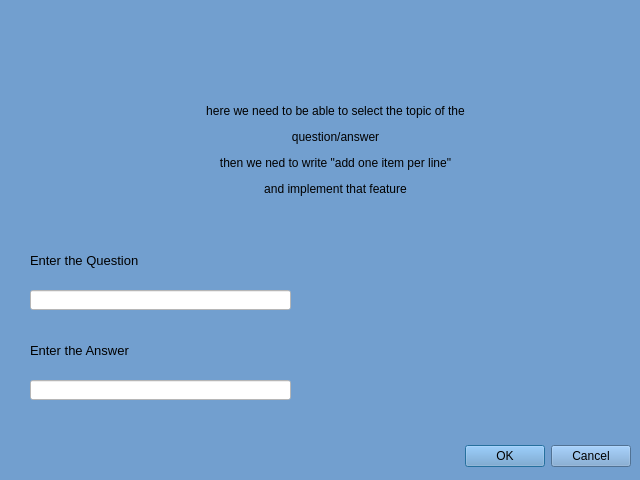
<?xml version="1.0" encoding="UTF-8"?>
<ui version="4.0">
 <class>questionDialog</class>
 <widget class="QDialog" name="questionDialog">
  <property name="geometry">
   <rect>
    <x>0</x>
    <y>0</y>
    <width>640</width>
    <height>480</height>
   </rect>
  </property>
  <property name="palette">
   <palette>
    <active>
     <colorrole role="WindowText">
      <brush brushstyle="SolidPattern">
       <color alpha="255">
        <red>0</red>
        <green>0</green>
        <blue>0</blue>
       </color>
      </brush>
     </colorrole>
     <colorrole role="Button">
      <brush brushstyle="SolidPattern">
       <color alpha="255">
        <red>114</red>
        <green>159</green>
        <blue>207</blue>
       </color>
      </brush>
     </colorrole>
     <colorrole role="Light">
      <brush brushstyle="SolidPattern">
       <color alpha="255">
        <red>196</red>
        <green>225</green>
        <blue>255</blue>
       </color>
      </brush>
     </colorrole>
     <colorrole role="Midlight">
      <brush brushstyle="SolidPattern">
       <color alpha="255">
        <red>155</red>
        <green>192</green>
        <blue>231</blue>
       </color>
      </brush>
     </colorrole>
     <colorrole role="Dark">
      <brush brushstyle="SolidPattern">
       <color alpha="255">
        <red>57</red>
        <green>79</green>
        <blue>103</blue>
       </color>
      </brush>
     </colorrole>
     <colorrole role="Mid">
      <brush brushstyle="SolidPattern">
       <color alpha="255">
        <red>76</red>
        <green>106</green>
        <blue>138</blue>
       </color>
      </brush>
     </colorrole>
     <colorrole role="Text">
      <brush brushstyle="SolidPattern">
       <color alpha="255">
        <red>0</red>
        <green>0</green>
        <blue>0</blue>
       </color>
      </brush>
     </colorrole>
     <colorrole role="BrightText">
      <brush brushstyle="SolidPattern">
       <color alpha="255">
        <red>255</red>
        <green>255</green>
        <blue>255</blue>
       </color>
      </brush>
     </colorrole>
     <colorrole role="ButtonText">
      <brush brushstyle="SolidPattern">
       <color alpha="255">
        <red>0</red>
        <green>0</green>
        <blue>0</blue>
       </color>
      </brush>
     </colorrole>
     <colorrole role="Base">
      <brush brushstyle="SolidPattern">
       <color alpha="255">
        <red>255</red>
        <green>255</green>
        <blue>255</blue>
       </color>
      </brush>
     </colorrole>
     <colorrole role="Window">
      <brush brushstyle="SolidPattern">
       <color alpha="255">
        <red>114</red>
        <green>159</green>
        <blue>207</blue>
       </color>
      </brush>
     </colorrole>
     <colorrole role="Shadow">
      <brush brushstyle="SolidPattern">
       <color alpha="255">
        <red>0</red>
        <green>0</green>
        <blue>0</blue>
       </color>
      </brush>
     </colorrole>
     <colorrole role="AlternateBase">
      <brush brushstyle="SolidPattern">
       <color alpha="255">
        <red>184</red>
        <green>207</green>
        <blue>231</blue>
       </color>
      </brush>
     </colorrole>
     <colorrole role="ToolTipBase">
      <brush brushstyle="SolidPattern">
       <color alpha="255">
        <red>255</red>
        <green>255</green>
        <blue>220</blue>
       </color>
      </brush>
     </colorrole>
     <colorrole role="ToolTipText">
      <brush brushstyle="SolidPattern">
       <color alpha="255">
        <red>0</red>
        <green>0</green>
        <blue>0</blue>
       </color>
      </brush>
     </colorrole>
     <colorrole role="PlaceholderText">
      <brush brushstyle="SolidPattern">
       <color alpha="128">
        <red>0</red>
        <green>0</green>
        <blue>0</blue>
       </color>
      </brush>
     </colorrole>
    </active>
    <inactive>
     <colorrole role="WindowText">
      <brush brushstyle="SolidPattern">
       <color alpha="255">
        <red>0</red>
        <green>0</green>
        <blue>0</blue>
       </color>
      </brush>
     </colorrole>
     <colorrole role="Button">
      <brush brushstyle="SolidPattern">
       <color alpha="255">
        <red>114</red>
        <green>159</green>
        <blue>207</blue>
       </color>
      </brush>
     </colorrole>
     <colorrole role="Light">
      <brush brushstyle="SolidPattern">
       <color alpha="255">
        <red>196</red>
        <green>225</green>
        <blue>255</blue>
       </color>
      </brush>
     </colorrole>
     <colorrole role="Midlight">
      <brush brushstyle="SolidPattern">
       <color alpha="255">
        <red>155</red>
        <green>192</green>
        <blue>231</blue>
       </color>
      </brush>
     </colorrole>
     <colorrole role="Dark">
      <brush brushstyle="SolidPattern">
       <color alpha="255">
        <red>57</red>
        <green>79</green>
        <blue>103</blue>
       </color>
      </brush>
     </colorrole>
     <colorrole role="Mid">
      <brush brushstyle="SolidPattern">
       <color alpha="255">
        <red>76</red>
        <green>106</green>
        <blue>138</blue>
       </color>
      </brush>
     </colorrole>
     <colorrole role="Text">
      <brush brushstyle="SolidPattern">
       <color alpha="255">
        <red>0</red>
        <green>0</green>
        <blue>0</blue>
       </color>
      </brush>
     </colorrole>
     <colorrole role="BrightText">
      <brush brushstyle="SolidPattern">
       <color alpha="255">
        <red>255</red>
        <green>255</green>
        <blue>255</blue>
       </color>
      </brush>
     </colorrole>
     <colorrole role="ButtonText">
      <brush brushstyle="SolidPattern">
       <color alpha="255">
        <red>0</red>
        <green>0</green>
        <blue>0</blue>
       </color>
      </brush>
     </colorrole>
     <colorrole role="Base">
      <brush brushstyle="SolidPattern">
       <color alpha="255">
        <red>255</red>
        <green>255</green>
        <blue>255</blue>
       </color>
      </brush>
     </colorrole>
     <colorrole role="Window">
      <brush brushstyle="SolidPattern">
       <color alpha="255">
        <red>114</red>
        <green>159</green>
        <blue>207</blue>
       </color>
      </brush>
     </colorrole>
     <colorrole role="Shadow">
      <brush brushstyle="SolidPattern">
       <color alpha="255">
        <red>0</red>
        <green>0</green>
        <blue>0</blue>
       </color>
      </brush>
     </colorrole>
     <colorrole role="AlternateBase">
      <brush brushstyle="SolidPattern">
       <color alpha="255">
        <red>184</red>
        <green>207</green>
        <blue>231</blue>
       </color>
      </brush>
     </colorrole>
     <colorrole role="ToolTipBase">
      <brush brushstyle="SolidPattern">
       <color alpha="255">
        <red>255</red>
        <green>255</green>
        <blue>220</blue>
       </color>
      </brush>
     </colorrole>
     <colorrole role="ToolTipText">
      <brush brushstyle="SolidPattern">
       <color alpha="255">
        <red>0</red>
        <green>0</green>
        <blue>0</blue>
       </color>
      </brush>
     </colorrole>
     <colorrole role="PlaceholderText">
      <brush brushstyle="SolidPattern">
       <color alpha="128">
        <red>0</red>
        <green>0</green>
        <blue>0</blue>
       </color>
      </brush>
     </colorrole>
    </inactive>
    <disabled>
     <colorrole role="WindowText">
      <brush brushstyle="SolidPattern">
       <color alpha="255">
        <red>57</red>
        <green>79</green>
        <blue>103</blue>
       </color>
      </brush>
     </colorrole>
     <colorrole role="Button">
      <brush brushstyle="SolidPattern">
       <color alpha="255">
        <red>114</red>
        <green>159</green>
        <blue>207</blue>
       </color>
      </brush>
     </colorrole>
     <colorrole role="Light">
      <brush brushstyle="SolidPattern">
       <color alpha="255">
        <red>196</red>
        <green>225</green>
        <blue>255</blue>
       </color>
      </brush>
     </colorrole>
     <colorrole role="Midlight">
      <brush brushstyle="SolidPattern">
       <color alpha="255">
        <red>155</red>
        <green>192</green>
        <blue>231</blue>
       </color>
      </brush>
     </colorrole>
     <colorrole role="Dark">
      <brush brushstyle="SolidPattern">
       <color alpha="255">
        <red>57</red>
        <green>79</green>
        <blue>103</blue>
       </color>
      </brush>
     </colorrole>
     <colorrole role="Mid">
      <brush brushstyle="SolidPattern">
       <color alpha="255">
        <red>76</red>
        <green>106</green>
        <blue>138</blue>
       </color>
      </brush>
     </colorrole>
     <colorrole role="Text">
      <brush brushstyle="SolidPattern">
       <color alpha="255">
        <red>57</red>
        <green>79</green>
        <blue>103</blue>
       </color>
      </brush>
     </colorrole>
     <colorrole role="BrightText">
      <brush brushstyle="SolidPattern">
       <color alpha="255">
        <red>255</red>
        <green>255</green>
        <blue>255</blue>
       </color>
      </brush>
     </colorrole>
     <colorrole role="ButtonText">
      <brush brushstyle="SolidPattern">
       <color alpha="255">
        <red>57</red>
        <green>79</green>
        <blue>103</blue>
       </color>
      </brush>
     </colorrole>
     <colorrole role="Base">
      <brush brushstyle="SolidPattern">
       <color alpha="255">
        <red>114</red>
        <green>159</green>
        <blue>207</blue>
       </color>
      </brush>
     </colorrole>
     <colorrole role="Window">
      <brush brushstyle="SolidPattern">
       <color alpha="255">
        <red>114</red>
        <green>159</green>
        <blue>207</blue>
       </color>
      </brush>
     </colorrole>
     <colorrole role="Shadow">
      <brush brushstyle="SolidPattern">
       <color alpha="255">
        <red>0</red>
        <green>0</green>
        <blue>0</blue>
       </color>
      </brush>
     </colorrole>
     <colorrole role="AlternateBase">
      <brush brushstyle="SolidPattern">
       <color alpha="255">
        <red>114</red>
        <green>159</green>
        <blue>207</blue>
       </color>
      </brush>
     </colorrole>
     <colorrole role="ToolTipBase">
      <brush brushstyle="SolidPattern">
       <color alpha="255">
        <red>255</red>
        <green>255</green>
        <blue>220</blue>
       </color>
      </brush>
     </colorrole>
     <colorrole role="ToolTipText">
      <brush brushstyle="SolidPattern">
       <color alpha="255">
        <red>0</red>
        <green>0</green>
        <blue>0</blue>
       </color>
      </brush>
     </colorrole>
     <colorrole role="PlaceholderText">
      <brush brushstyle="SolidPattern">
       <color alpha="128">
        <red>0</red>
        <green>0</green>
        <blue>0</blue>
       </color>
      </brush>
     </colorrole>
    </disabled>
   </palette>
  </property>
  <property name="windowTitle">
   <string>Add question</string>
  </property>
  <widget class="QDialogButtonBox" name="buttonBox">
   <property name="geometry">
    <rect>
     <x>10</x>
     <y>440</y>
     <width>621</width>
     <height>32</height>
    </rect>
   </property>
   <property name="orientation">
    <enum>Qt::Horizontal</enum>
   </property>
   <property name="standardButtons">
    <set>QDialogButtonBox::Cancel|QDialogButtonBox::Ok</set>
   </property>
  </widget>
  <widget class="QLabel" name="label">
   <property name="geometry">
    <rect>
     <x>90</x>
     <y>80</y>
     <width>491</width>
     <height>141</height>
    </rect>
   </property>
   <property name="text">
    <string>&lt;html&gt;&lt;head/&gt;&lt;body&gt;&lt;p align=&quot;center&quot;&gt;here we need to be able to select the topic of the&lt;/p&gt;&lt;p align=&quot;center&quot;&gt;question/answer&lt;/p&gt;&lt;p align=&quot;center&quot;&gt;then we ned to write &amp;quot;add one item per line&amp;quot;&lt;/p&gt;&lt;p align=&quot;center&quot;&gt;and implement that feature&lt;/p&gt;&lt;/body&gt;&lt;/html&gt;</string>
   </property>
  </widget>
  <widget class="QLineEdit" name="lineEdit_2">
   <property name="geometry">
    <rect>
     <x>30</x>
     <y>290</y>
     <width>261</width>
     <height>20</height>
    </rect>
   </property>
   <property name="styleSheet">
    <string notr="true">background-color: rgb(255, 255, 255)</string>
   </property>
  </widget>
  <widget class="QLabel" name="label_3">
   <property name="geometry">
    <rect>
     <x>30</x>
     <y>240</y>
     <width>351</width>
     <height>41</height>
    </rect>
   </property>
   <property name="font">
    <font>
     <family>MS Shell Dlg 2</family>
     <pointsize>10</pointsize>
     <weight>50</weight>
     <italic>false</italic>
     <bold>false</bold>
    </font>
   </property>
   <property name="styleSheet">
    <string notr="true">font: 10pt &quot;MS Shell Dlg 2&quot;;</string>
   </property>
   <property name="text">
    <string>&lt;html&gt;&lt;head/&gt;&lt;body&gt;&lt;p&gt;Enter the Question&lt;/p&gt;&lt;/body&gt;&lt;/html&gt;</string>
   </property>
   <property name="alignment">
    <set>Qt::AlignLeading|Qt::AlignLeft|Qt::AlignVCenter</set>
   </property>
  </widget>
  <widget class="QLabel" name="label_4">
   <property name="geometry">
    <rect>
     <x>30</x>
     <y>330</y>
     <width>351</width>
     <height>41</height>
    </rect>
   </property>
   <property name="font">
    <font>
     <family>MS Shell Dlg 2</family>
     <pointsize>10</pointsize>
     <weight>50</weight>
     <italic>false</italic>
     <bold>false</bold>
    </font>
   </property>
   <property name="styleSheet">
    <string notr="true">font: 10pt &quot;MS Shell Dlg 2&quot;;</string>
   </property>
   <property name="text">
    <string>&lt;html&gt;&lt;head/&gt;&lt;body&gt;&lt;p&gt;Enter the Answer&lt;/p&gt;&lt;/body&gt;&lt;/html&gt;</string>
   </property>
   <property name="alignment">
    <set>Qt::AlignLeading|Qt::AlignLeft|Qt::AlignVCenter</set>
   </property>
  </widget>
  <widget class="QLineEdit" name="lineEdit_3">
   <property name="geometry">
    <rect>
     <x>30</x>
     <y>380</y>
     <width>261</width>
     <height>20</height>
    </rect>
   </property>
   <property name="styleSheet">
    <string notr="true">background-color: rgb(255, 255, 255)</string>
   </property>
  </widget>
 </widget>
 <resources/>
 <connections>
  <connection>
   <sender>buttonBox</sender>
   <signal>accepted()</signal>
   <receiver>questionDialog</receiver>
   <slot>accept()</slot>
   <hints>
    <hint type="sourcelabel">
     <x>248</x>
     <y>254</y>
    </hint>
    <hint type="destinationlabel">
     <x>157</x>
     <y>274</y>
    </hint>
   </hints>
  </connection>
  <connection>
   <sender>buttonBox</sender>
   <signal>rejected()</signal>
   <receiver>questionDialog</receiver>
   <slot>reject()</slot>
   <hints>
    <hint type="sourcelabel">
     <x>316</x>
     <y>260</y>
    </hint>
    <hint type="destinationlabel">
     <x>286</x>
     <y>274</y>
    </hint>
   </hints>
  </connection>
 </connections>
</ui>
